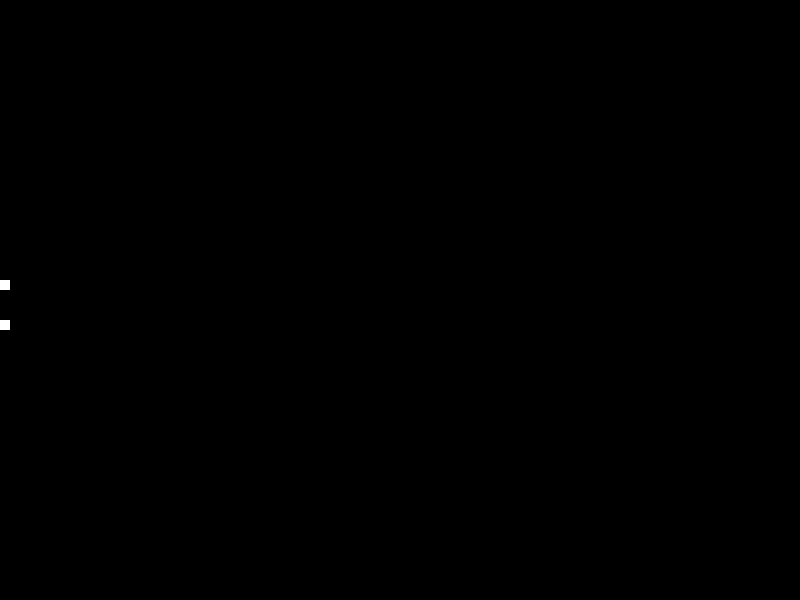
Frame 1 (no input)
Frame 60 (the mouse pressed at the canvas centre just before this capture): identical to frame 1, image omitted
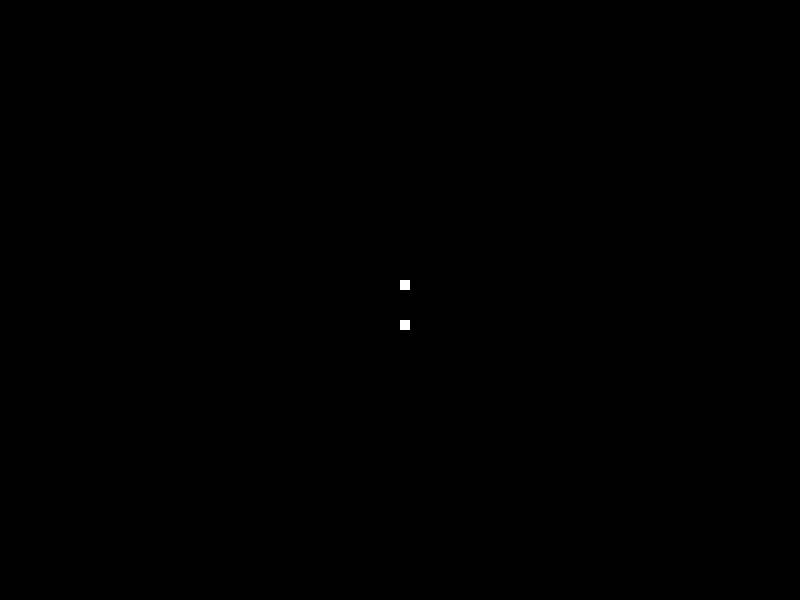
Frame 120 (the mouse held since frame 60 and released just before this capture)

The Processing sketch that drew these frames (run headless with seeded random() and noise(); from frame 60 on, the mouse is pressed at the canvas centre):

// Processing sketch: easing
// ── easing.pde
void setup() {
  size(800, 600);
}

void draw() {
  background(0);

  int x = mouseX;
  int eased_x = ease(x, 0, width); // value, min_value, max_value

  // show
  noStroke();
  fill(255);

  rect(x, height/2 - 20, 10, 10);
  rect(eased_x, height/2 + 20, 10, 10);
}

int ease(int v, int min, int max) {
  float value = float(v);
  value = map(value, min, max, 0, 1);

  // easing HERE
  // see different functions here https://easings.net/de

  // value = 1 - pow(1 - value, 3);
  // value =  sin((value * PI) / 2);
  // value = sqrt(1 - pow(value - 1, 2));
  // value = 1 - (1 - value) * (1 - value);
  // value = value < 0.5 ? 16 * value * value * value * value * value : 1 - pow(-2 * value + 2, 5) / 2; // easeInOutQuint
  value =  value < 0.5 ? 2 * value * value : 1 - pow(-2 * value + 2, 2) / 2; // easeInOutQuad
  
  return int(map(value, 0, 1, min, max));
}
